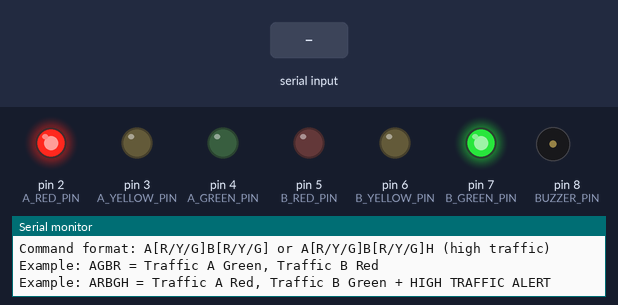
The sketch below on a simulated Arduino Uno, built with avr-gcc and run on an emulated ATmega328P. Shown: output pins drawn as LEDs (lit = HIGH), buzzer (waves = sounding), the last lines printed to the serial monitor. Dashed ring = blinking. The inputs (shaded band) are chosen by the test bench.

Above: at 4.4 s.
4.5 s: "TEST\n" received over Serial
At 6.3 s:
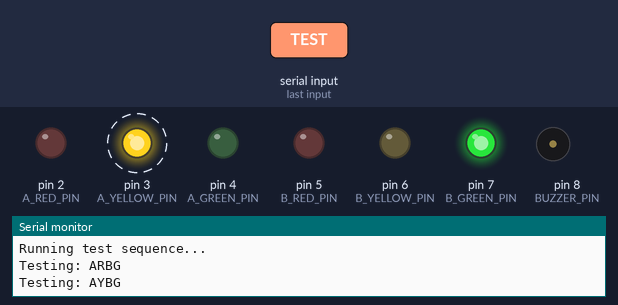
At 8.0 s:
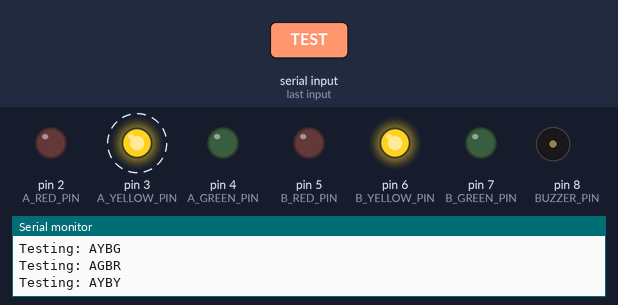
10.5 s: "OFF\n" received over Serial
At 12.4 s:
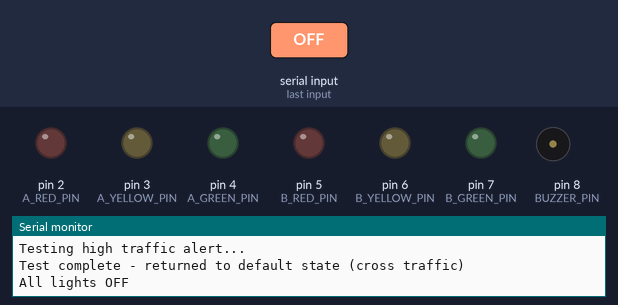
Timing chart, 0 to 13.9 s (numbered marks = the images above; inputs shaded):
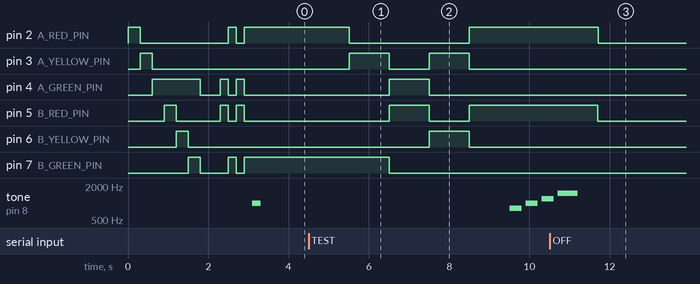

Measured:
- after the input at 4.5 s, pin 2 (A_RED_PIN): HIGH → LOW after 1.0 s, → HIGH 3.0 s later; pin 3 (A_YELLOW_PIN): alternates HIGH for 1.0 s and LOW for 1.0 s, 4 changes in all, then stays LOW, starting after 1.0 s
- after the input at 10.5 s, pin 2 (A_RED_PIN): HIGH → LOW after 1.2 s; pin 7 (B_GREEN_PIN): stays LOW (without the input it goes to HIGH after 1.2 s)

The sketch:

ai_traffic_light.ino
```cpp
// Traffic Light A (AI-controlled)
const int A_RED_PIN = 2;
const int A_YELLOW_PIN = 3;
const int A_GREEN_PIN = 4;

// Traffic Light B (Opposite)
const int B_RED_PIN = 5;
const int B_YELLOW_PIN = 6;
const int B_GREEN_PIN = 7;

// Buzzer for high traffic alerts only
const int BUZZER_PIN = 8;

String command = "";
String lastCommand = ""; // Store last command to detect changes

void setup() {
  Serial.begin(9600);

  // Initialize Traffic Light A pins
  pinMode(A_RED_PIN, OUTPUT);
  pinMode(A_YELLOW_PIN, OUTPUT);
  pinMode(A_GREEN_PIN, OUTPUT);

  // Initialize Traffic Light B pins
  pinMode(B_RED_PIN, OUTPUT);
  pinMode(B_YELLOW_PIN, OUTPUT);
  pinMode(B_GREEN_PIN, OUTPUT);

  // Initialize buzzer
  pinMode(BUZZER_PIN, OUTPUT);

  // Start with all lights off
  turnOffAllLights();

  // Initial startup sequence
  startupSequence();

  Serial.println("Dual Traffic Light Controller Ready");
  Serial.println("Command format: A[R/Y/G]B[R/Y/G] or A[R/Y/G]B[R/Y/G]H (high traffic)");
  Serial.println("Example: AGBR = Traffic A Green, Traffic B Red");
  Serial.println("Example: ARBGH = Traffic A Red, Traffic B Green + HIGH TRAFFIC ALERT");
}

void loop() {
  if (Serial.available()) {
    command = Serial.readStringUntil('\n');
    command.trim(); // Remove whitespace

    // Check for high traffic alert (commands ending with 'H')
    bool highTrafficAlert = command.endsWith("H");
    if (highTrafficAlert) {
      command.remove(command.length() - 1); // Remove the 'H' flag
    }

    // Parse command format: A[R/Y/G]B[R/Y/G]
    // Example: "AGBR" = A=Green, B=Red
    if (command.length() == 4 && command.charAt(0) == 'A' && command.charAt(2) == 'B') {

      // Check if this is a new command (different from last)
      bool isNewCommand = (command != lastCommand);

      if (isNewCommand || highTrafficAlert) {
        char lightA = command.charAt(1);
        char lightB = command.charAt(3);

        // Set Traffic Light A
        setTrafficLight('A', lightA);

        // Set Traffic Light B
        setTrafficLight('B', lightB);

        if (highTrafficAlert) {
          Serial.print("HIGH TRAFFIC ALERT - Traffic A: ");
          Serial.print(getLightName(lightA));
          Serial.print(", Traffic B: ");
          Serial.println(getLightName(lightB));

          // Special high traffic buzzer alert
          playHighTrafficAlert();
        } else {
          Serial.print("CHANGED - Traffic A: ");
          Serial.print(getLightName(lightA));
          Serial.print(", Traffic B: ");
          Serial.println(getLightName(lightB));

          // No buzzer for normal changes
        }

        // Update last command
        lastCommand = command;
      } else {
        // Same command as before - no buzzer, just acknowledge
        Serial.println("Same state - No change needed");
      }
    }
    // Handle standalone high traffic alert
    else if (command == "H") {
      Serial.println("HIGH TRAFFIC ALERT - Current state");
      playHighTrafficAlert();
    }
    else if (command == "OFF") {
      if (lastCommand != "OFF") {
        turnOffAllLights();
        Serial.println("All lights OFF");
        // No buzzer for OFF command
        lastCommand = "OFF";
      }
    }
    else if (command == "TEST") {
      testSequence();
      lastCommand = "TEST"; // Prevent repeated test sequences
    }
    else {
      Serial.println("Unknown command: " + command);
      Serial.println("Use format: A[R/Y/G]B[R/Y/G] (e.g., AGBR)");
      Serial.println("Or with high traffic alert: A[R/Y/G]B[R/Y/G]H (e.g., ARBGH)");
    }
  }
}

void setTrafficLight(char traffic, char color) {
  int redPin, yellowPin, greenPin;

  // Select pins based on traffic light
  if (traffic == 'A') {
    redPin = A_RED_PIN;
    yellowPin = A_YELLOW_PIN;
    greenPin = A_GREEN_PIN;
  } else if (traffic == 'B') {
    redPin = B_RED_PIN;
    yellowPin = B_YELLOW_PIN;
    greenPin = B_GREEN_PIN;
  } else {
    return; // Invalid traffic light
  }

  // Turn off all colors for this traffic light first
  digitalWrite(redPin, LOW);
  digitalWrite(yellowPin, LOW);
  digitalWrite(greenPin, LOW);

  // Set the requested color
  switch (color) {
    case 'R':
      digitalWrite(redPin, HIGH);
      break;
    case 'Y':
      digitalWrite(yellowPin, HIGH);
      break;
    case 'G':
      digitalWrite(greenPin, HIGH);
      break;
  }
}

void turnOffAllLights() {
  digitalWrite(A_RED_PIN, LOW);
  digitalWrite(A_YELLOW_PIN, LOW);
  digitalWrite(A_GREEN_PIN, LOW);
  digitalWrite(B_RED_PIN, LOW);
  digitalWrite(B_YELLOW_PIN, LOW);
  digitalWrite(B_GREEN_PIN, LOW);
}

void playHighTrafficAlert() {
  // Special alert pattern for high traffic mode
  // Three urgent beeps with increasing pitch
  for (int i = 0; i < 3; i++) {
    tone(BUZZER_PIN, 800 + (i * 200), 300);
    delay(400);
  }

  // Final warning tone
  tone(BUZZER_PIN, 1500, 500);
}

String getLightName(char color) {
  switch (color) {
    case 'R': return "RED";
    case 'Y': return "YELLOW";
    case 'G': return "GREEN";
    default: return "UNKNOWN";
  }
}

void startupSequence() {
  Serial.println("Starting up...");

  // Test Traffic Light A
  setTrafficLight('A', 'R');
  delay(300);
  setTrafficLight('A', 'Y');
  delay(300);
  setTrafficLight('A', 'G');
  delay(300);

  // Test Traffic Light B
  setTrafficLight('B', 'R');
  delay(300);
  setTrafficLight('B', 'Y');
  delay(300);
  setTrafficLight('B', 'G');
  delay(300);

  turnOffAllLights();
  delay(500);

  // Flash both
  for (int i = 0; i < 2; i++) {
    setTrafficLight('A', 'G');
    setTrafficLight('B', 'R');
    delay(200);
    setTrafficLight('A', 'R');
    setTrafficLight('B', 'G');
    delay(200);
  }

  // End with A=Red, B=Green (default state - no cars detected)
  setTrafficLight('A', 'R');
  setTrafficLight('B', 'G');

  // Startup sound - single beep only
  tone(BUZZER_PIN, 1000, 200);
}

void testSequence() {
  Serial.println("Running test sequence...");

  // Test all combinations
  String tests[] = {"ARBG", "AYBG", "AGBR", "AYBY", "ARBR"};

  for (int i = 0; i < 5; i++) {
    Serial.println("Testing: " + tests[i]);

    char lightA = tests[i].charAt(1);
    char lightB = tests[i].charAt(3);

    setTrafficLight('A', lightA);
    setTrafficLight('B', lightB);

    delay(1000);
  }

  // Test high traffic alert
  Serial.println("Testing high traffic alert...");
  playHighTrafficAlert();
  delay(1000);

  // Return to default (no cars detected)
  setTrafficLight('A', 'R');
  setTrafficLight('B', 'G');
  Serial.println("Test complete - returned to default state (cross traffic)");
}
```
